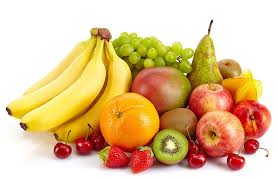
#> input picture lab4/fruit.jpg, 278 x 181 px
$ jupyter execute lab4.ipynb
#> lines starting #> are read from the running program, lines starting #| are printed output that depends on the picture; after the words box and inside, x2 and y2 are one past the last pixel; in counts of white or black regions, pixels touching at a corner belong together
[cell 1]
#2.1.1 Phương pháp Otsu
from PIL import Image
import numpy as np
import imageio.v2 as iio
import scipy.ndimage as nd
import matplotlib.pylab as plt
from skimage.filters.thresholding import threshold_otsu
data = Image.open('fruit.jpg').convert('L')
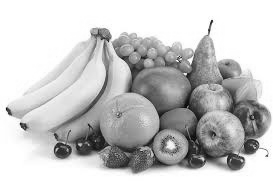
#> data: PIL image 278x181 L; min 5, max 255, mean 198.2
a = np.asarray(data)
# performing Otsu's thresholding
thres = threshold_otsu(a)
#> thres = 181
# pixels with intensity greater than theshold are kept
b = a > thres
#> b: shape (181, 278) bool; 64% white; 34 black regions (29 under 20 px), largest, box (x1, y1, x2, y2) and area: (46, 20, 271, 174) 17803, (6, 97, 54, 119) 128, (20, 122, 31, 131) 61, (210, 39, 214, 50) 24, (112, 95, 122, 101) 22
b = Image.fromarray (b)
plt.imshow(b)
plt.show()

[cell 2]
# 2.1.2 Phương pháp Adaptive Thresholding
from PIL import Image
import numpy as np
import matplotlib.pylab as plt
from skimage.filters import threshold_local

# Mở ảnh
data = Image.open('fruit.jpg').convert('L')
a = np.asarray(data)

# Tính ngưỡng cục bộ (block size = 39, offset = 10)
local_thresh = threshold_local(a, block_size=39, offset=10)

# Tạo ảnh nhị phân
b = a > local_thresh
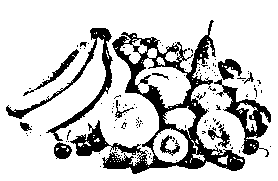
#> b: shape (181, 278) bool; 80.3% white; 126 black regions (112 under 20 px), largest, box (x1, y1, x2, y2) and area: (70, 20, 245, 174) 5634, (6, 28, 113, 141) 1402, (214, 79, 271, 157) 1199

# Chuyển về ảnh uint8 để hiển thị
b_img = Image.fromarray(b.astype(np.uint8)*255)

plt.imshow(b_img, cmap='gray')
plt.axis('off')
plt.show()

[cell 3]
# 2.2 Phân vùng theo region
import cv2
from PIL import Image
import numpy as np
import imageio.v2 as iio
import scipy.ndimage as nd
from scipy.ndimage import label
import matplotlib.pylab as plt
from skimage.filters import threshold_local

# opening the image and converting it to grayscale
data = cv2.imread('fruit.jpg')
#> data: shape (181, 278, 3)

# converting image from color to grayscale
a = cv2.cvtColor(data, cv2.COLOR_BGR2GRAY)

# thresholding the image to obtain cell pixels
thresh, bl = cv2.threshold(a, 0, 255, cv2.THRESH_BINARY_INV + cv2.THRESH_OTSU)
#> thresh = 181

# since Otsu's method has over segmented the image
# erosion operation is performed
b2 = cv2.erode(bl, None, iterations=2)
#> b2: shape (181, 278); 22.6% white; 19 white regions (15 under 20 px), largest, box (x1, y1, x2, y2) and area: (53, 40, 268, 171) 11124, (93, 30, 109, 39) 83, (57, 145, 69, 157) 83, (104, 54, 109, 68) 22

# distance transform is performed
dist_trans = cv2.distanceTransform(b2, 2, 3)

# thresholding the distance transform image to obtain pixels that are foreground
thresh, dt = cv2.threshold(dist_trans, 1, 255, cv2.THRESH_BINARY)
#> dt: shape (181, 278) float32; 18.8% white; 10 white regions (6 under 20 px), largest, box (x1, y1, x2, y2) and area: (56, 47, 240, 170) 8142, (216, 63, 264, 152) 1181, (95, 31, 108, 38) 46, (59, 146, 67, 156) 44

# performing labeling
labelled, ncc = label(dt)
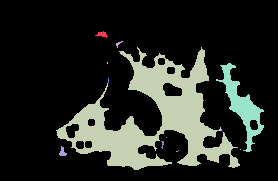
#> labelled: shape (181, 278) int32; 14 distinct labels, from 0 to 13; one colour per label, 0 black
#> ncc = 13

# labelled is converted to 32-bit integer
labelled = labelled.astype(np.int32)

# performing watershed
cv2.watershed(data, labelled)

# Convert labelled array to an image (scale for visualization)
# Multiply by a factor to show colors
labelled_vis = (labelled * (255 / labelled.max())).astype(np.uint8)

b = Image.fromarray(labelled_vis)

plt.imshow(b, cmap='nipy_spectral')
plt.axis('off')
plt.show()

[cell 4]
# 2.3.1 Sử dụng binary_dilation

import cv2
from PIL import Image
import numpy as np
import imageio.v2 as iio
import scipy.ndimage as nd
from scipy.ndimage import label
import matplotlib.pylab as plt

# opening the image and converting it to grayscale
data = Image.open('dil img.gif').convert('L')
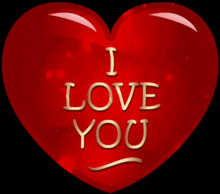
#> input picture lab4/dil img.gif, 220 x 194 px
#> data: PIL image 220x194 L

# convert to numpy array
arr = np.asarray(data)

# threshold to create binary image
thresh = 128
binary_img = arr > thresh
#> binary_img: shape (194, 220) bool; 4.4% white; 14 white regions (2 under 20 px), largest, box (x1, y1, x2, y2) and area: (51, 13, 96, 31) 225, (151, 13, 196, 31) 224, (113, 82, 137, 110) 193

# apply binary dilation
b = nd.binary_dilation(binary_img, iterations=50)
#> b: shape (194, 220) bool; 78.4% white; 3 black regions (1 under 20 px), largest, box (x1, y1, x2, y2) and area: (0, 0, 69, 194) 5572, (155, 57, 220, 194) 3630

# convert boolean array to uint8 image
b_uint8 = b.astype(np.uint8) * 255

# convert to Image for display
c = Image.fromarray(b_uint8)

c.show()

plt.imshow(c, cmap='gray')
plt.axis('off')
plt.show()

[cell 5]
# 2.3.2 Sử dụng binary_opening
import cv2
from PIL import Image
import numpy as np
import imageio.v2 as iio
import scipy.ndimage as nd
from scipy.ndimage import label
import matplotlib.pylab as plt

# opening the image and converting it to grayscale
data = Image.open('dil img.gif').convert('L')
arr = np.asarray(data)

# threshold để tạo ảnh nhị phân
binary_img = arr > 128

# defining the structuring element
s = [[0, 1, 0],
     [1, 1, 1],
     [0, 1, 0]]

# apply binary opening
b = nd.binary_opening(binary_img, structure=s, iterations=25)
#> b: shape (194, 220) bool; every value is 0

# convert boolean array to uint8 for display
b_uint8 = b.astype(np.uint8) * 255
c = Image.fromarray(b_uint8)

# hiển thị kết quả
c.show()
plt.imshow(c, cmap='gray')
plt.axis('off')
plt.show()

[cell 6]
# 2.3.3 Sử dụng binary_erosion
import cv2
from PIL import Image
import numpy as np
import imageio.v2 as iio
import scipy.ndimage as nd
from scipy.ndimage import label
import matplotlib.pylab as plt

# opening the image and converting it to grayscale
data = Image.open('dil img.gif').convert('L')
arr = np.asarray(data)

# threshold để tạo ảnh nhị phân
binary_img = arr > 128

# defining the structuring element
s = np.array([[0, 1, 0],
              [1, 1, 1],
              [0, 1, 0]])

# apply binary erosion
b = nd.binary_erosion(binary_img, structure=s, iterations=50)

# convert boolean array to uint8 for display
b_uint8 = b.astype(np.uint8) * 255
c = Image.fromarray(b_uint8)

# hiển thị kết quả
c.show()
plt.imshow(c, cmap='gray')
plt.axis('off')
plt.show()

[cell 7]
#2.3.4 Sử dụng binary_closing
import cv2
from PIL import Image
import numpy as np
import imageio.v2 as iio
import scipy.ndimage as np
from scipy.ndimage import label
import matplotlib.pylab as plt
from skimage.filters import threshold_local
# opening the image and converting it to grayscale
data = Image.open('dil img.gif').convert('L')
# defining the structuring element
s = [[0, 1, 0], [1, 1, 1], [0, 1, 0]]
b = nd.binary_closing (data, structure=s, iterations=50)
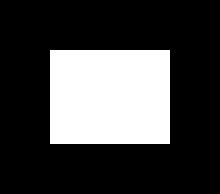
#> b: shape (194, 220) bool; 26.4% white; 1 white region, box (x1, y1, x2, y2) and area: (50, 50, 170, 144) 11280
c= Image.fromarray (b)
c.show ()
plt.imshow(c)
plt.show ()

[cell 8]
import cv2
import numpy as np
from skimage.filters import threshold_otsu
import matplotlib.pyplot as plt

# Đọc ảnh từ thư mục exercise
img = cv2.imread('exercise/dalat.jpg')
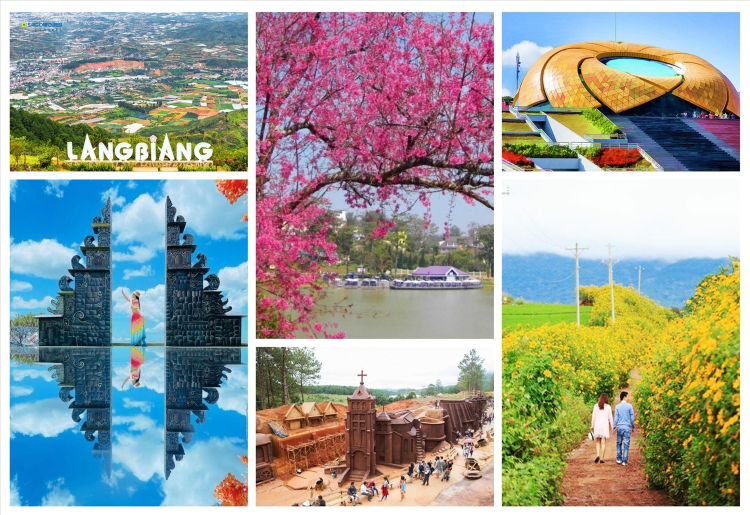
#> input picture lab4/exercise/dalat.jpg, 1500 x 1029 px (shown at 1/2 size)
#> img is the input picture: shape (1029, 1500, 3); mean B, G, R 149.9, 155.2, 151.3

# Chuyển sang ảnh grayscale
gray = cv2.cvtColor(img, cv2.COLOR_BGR2GRAY)

# Giả sử vùng LangBiang nằm từ (y1:y2, x1:x2)
# Bạn thay bằng tọa độ thật nếu biết
y1, y2 = 200, 500
x1, x2 = 300, 800

# Cắt vùng LangBiang
crop = gray[y1:y2, x1:x2]

# Tịnh tiến sang phải 100 px
new_x1 = x1 + 100
new_x2 = x2 + 100

# Copy ảnh gốc để chỉnh sửa
img_translated = gray.copy()

# Dán vùng crop vào vị trí mới
img_translated[y1:y2, new_x1:new_x2] = crop
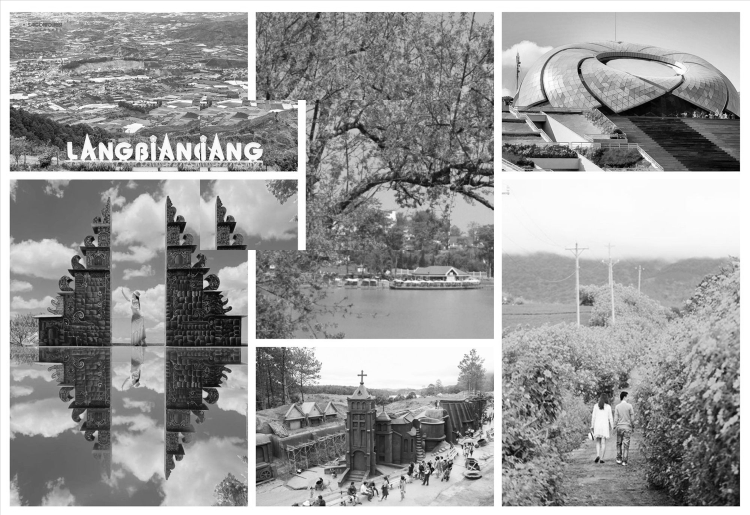
#> img_translated: shape (1029, 1500) (shown at 1/2 size); min 0, max 255, mean 154.2

# Phân vùng LangBiang bằng Otsu
thresh_val = threshold_otsu(crop)
#> thresh_val = 149

# Nếu muốn áp threshold cố định 0.3 thay vì Otsu thì dùng:
# thresh_val = 0.3 * 255

# Tạo ảnh nhị phân
binary_crop = (crop > thresh_val).astype(np.uint8) * 255
#> binary_crop: shape (300, 500); 38.2% white; 814 white regions (705 under 20 px), largest, box (x1, y1, x2, y2) and area: (0, 0, 230, 300) 36356, (334, 164, 500, 257) 4978, (226, 93, 292, 187) 2182

# Ghi ảnh nhị phân kết quả
cv2.imwrite('lang_biang.jpg', binary_crop)

# Hiển thị kết quả
plt.imshow(binary_crop, cmap='gray')
plt.title('LangBiang Otsu Segmentation')
plt.axis('off')
plt.show()

[cell 9]
import cv2
import numpy as np
from skimage.filters import threshold_local
import matplotlib.pyplot as plt
import os
from scipy.ndimage import rotate

# Đường dẫn ảnh
path = 'exercise/dalat.jpg'

# Kiểm tra file có tồn tại không
if not os.path.exists(path):
    print("Không tìm thấy ảnh! Kiểm tra lại tên file hoặc đường dẫn.")
else:
    # Đọc ảnh màu
    img = cv2.imread(path)

    # Chuyển sang ảnh xám
    gray = cv2.cvtColor(img, cv2.COLOR_BGR2GRAY)

    # Ví dụ vùng Hồ Xuân Hương (thay bằng tọa độ thật nếu có)
    y1, y2 = 300, 600
    x1, x2 = 400, 900

    # Cắt vùng Hồ Xuân Hương
    crop = gray[y1:y2, x1:x2]

    # Xoay vùng crop 45 độ
    crop_rotated = rotate(crop, angle=45, reshape=True, order=1)

    # Áp dụng adaptive thresholding
    block_size = 61     # Phải là số lẻ
    adaptive_thresh = threshold_local(crop_rotated, block_size=block_size, offset=0)

    binary_crop = (crop_rotated > adaptive_thresh).astype(np.uint8) * 255
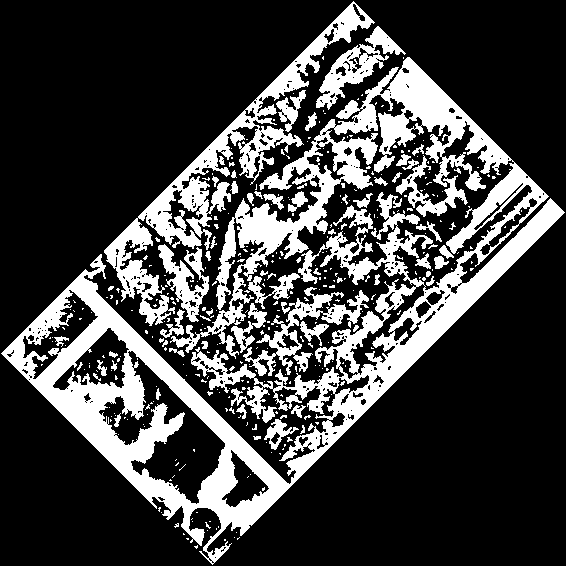
#> binary_crop: shape (566, 566); 25.4% white; 359 white regions (294 under 20 px), largest, box (x1, y1, x2, y2) and area: (1, 57, 565, 565) 56496, (104, 1, 375, 326) 10807, (243, 287, 369, 376) 2572

    # Lưu ảnh
    cv2.imwrite('ho_xuan_huong.jpg', binary_crop)

    # Hiển thị kết quả
    plt.imshow(binary_crop, cmap='gray')
    plt.title('Ho Xuan Huong - Adaptive Thresholding')
    plt.axis('off')
    plt.show()

[cell 10]
# bài tập 3
import cv2
import numpy as np
import matplotlib.pyplot as plt
from scipy.ndimage import binary_closing, zoom
import os

# Đường dẫn ảnh
path = 'exercise/dalat.jpg'

# Kiểm tra file tồn tại không
if not os.path.exists(path):
    print("Không tìm thấy ảnh! Kiểm tra tên file hoặc đường dẫn.")
else:
    # Đọc ảnh
    img = cv2.imread(path)

    # Chuyển sang gray
    gray = cv2.cvtColor(img, cv2.COLOR_BGR2GRAY)

    # Chọn vùng Quảng trường Lâm Viên
    y1, y2 = 250, 550
    x1, x2 = 300, 800
    crop = gray[y1:y2, x1:x2]
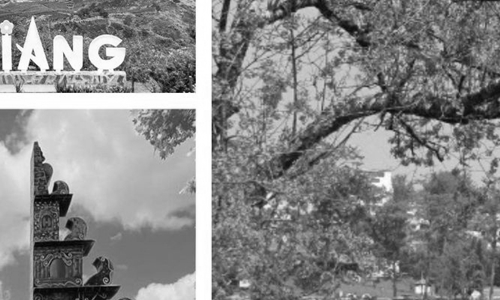
#> crop: shape (300, 500); min 0, max 255, mean 135.1

    # Coordinate Mapping: scale vùng ảnh lên 1.5 lần
    crop_scaled = zoom(crop, zoom=1.5, order=1)

    # Threshold để chuyển thành nhị phân (có thể thay giá trị khác)
    thresh = 128
    binary_crop = (crop_scaled > thresh).astype(np.bool_)
#> binary_crop: shape (450, 750) bool; 46.2% white; 735 white regions (509 under 20 px), largest, box (x1, y1, x2, y2) and area: (0, 0, 399, 450) 85619, (468, 170, 750, 326) 15945, (334, 30, 445, 246) 11771

    # Áp dụng Binary Closing
    closed = binary_closing(binary_crop, iterations=5)
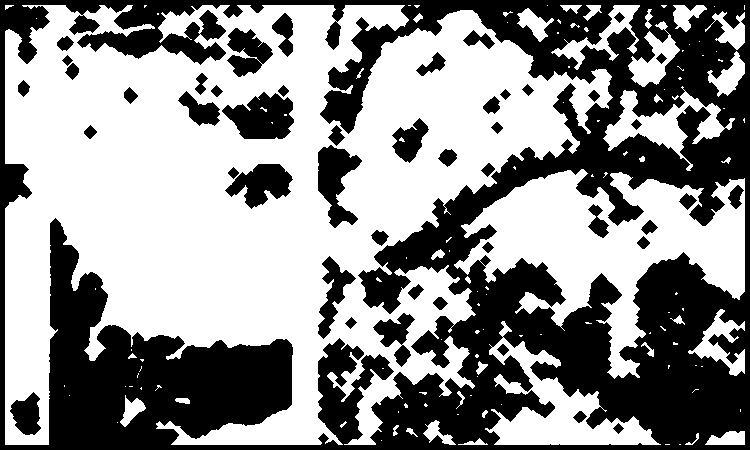
#> closed: shape (450, 750) bool; 56.2% white; 47 black regions, largest, box (x1, y1, x2, y2) and area: (0, 0, 750, 450) 130647, (222, 92, 294, 139) 2272, (318, 145, 362, 228) 1945

    # Chuyển bool sang uint8
    closed_uint8 = closed.astype(np.uint8) * 255

    # Lưu ảnh
    cv2.imwrite('quan_truong_lam_vien.jpg', closed_uint8)

    # Hiển thị kết quả
    plt.imshow(closed_uint8, cmap='gray')
    plt.title('Quảng Trường Lâm Viên - Coordinate Mapping + Closing')
    plt.axis('off')
    plt.show()

[cell 11]
import cv2
import numpy as np
from skimage.filters import threshold_local, threshold_otsu
from scipy.ndimage import rotate, shift, binary_dilation, binary_erosion
import matplotlib.pyplot as plt

# --- Hàm xử lý ảnh ---
def load_image():
    path = 'exercise/dalat.jpg'
    img = cv2.imread(path, cv2.IMREAD_GRAYSCALE)
    if img is None:
        print("Không tìm thấy ảnh. Kiểm tra đường dẫn!")
        exit()
    return img

def coordinate_mapping(img):
    print("==> Áp dụng Coordinate Mapping (scale x1.5)")
    from scipy.ndimage import zoom
    return zoom(img, zoom=1.5, order=1)

def rotate_image(img):
    print("==> Xoay ảnh 45 độ")
    return rotate(img, angle=45, reshape=True)

def shift_image(img):
    print("==> Dịch chuyển ảnh 100px sang phải, 50px xuống")
    return shift(img, shift=[50, 100])

def adaptive_thresholding(img):
    print("==> Adaptive Thresholding")
    block_size = 61
    thresh = threshold_local(img, block_size, offset=0)
    return (img > thresh).astype(np.uint8) * 255

def otsu_thresholding(img):
    print("==> Otsu Thresholding")
    thresh = threshold_otsu(img)
    return (img > thresh).astype(np.uint8) * 255

def binary_dilate(img):
    print("==> Binary Dilation")
    bin_img = (img > 128)
    result = binary_dilation(bin_img, iterations=3)
    return result.astype(np.uint8) * 255

def binary_erode(img):
    print("==> Binary Erosion")
    bin_img = (img > 128)
    result = binary_erosion(bin_img, iterations=3)
    return result.astype(np.uint8) * 255

# --- MENU ---
print("== MENU ==")
print("1. geometric_transformation:")
print("   a. coordinate_mapping")
print("   b. Rotate")
print("   c. Shift")
print("2. segment:")
print("   d. Adaptive_thresholding")
print("   e. Binary_dilation")
print("   f. Binary_erosion")
print("   g. Otsu")

# --- Nhập lựa chọn ---
print("\nNhập lựa chọn (tối đa 2, ví dụ: 'a d' hoặc chỉ 'f'):")
choices = input(">>> ").split()
#> the answer given: 1

img = load_image()
result = img.copy()

for c in choices:
    if c == 'a':
        result = coordinate_mapping(result)
    elif c == 'b':
        result = rotate_image(result)
    elif c == 'c':
        result = shift_image(result)
    elif c == 'd':
        result = adaptive_thresholding(result)
    elif c == 'e':
        result = binary_dilate(result)
    elif c == 'f':
        result = binary_erode(result)
    elif c == 'g':
        result = otsu_thresholding(result)
    else:
        print(f"Tùy chọn không hợp lệ: {c}")

# --- Hiển thị kết quả ---
plt.imshow(result, cmap='gray')
plt.title("Kết quả xử lý ảnh")
plt.axis('off')
plt.show()
